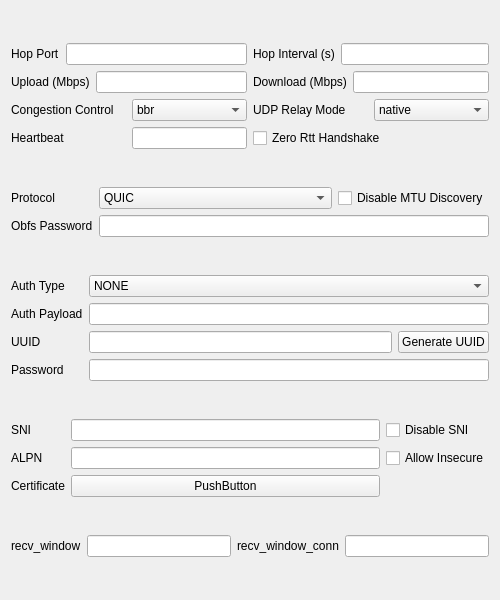
<?xml version="1.0" encoding="UTF-8"?>
<ui version="4.0">
 <class>EditQUIC</class>
 <widget class="QWidget" name="EditQUIC">
  <property name="geometry">
   <rect>
    <x>0</x>
    <y>0</y>
    <width>500</width>
    <height>600</height>
   </rect>
  </property>
  <property name="windowTitle">
   <string notr="true">EditHysteria</string>
  </property>
  <layout class="QVBoxLayout" name="verticalLayout">
   <item>
    <layout class="QGridLayout" name="upBox">
     <item row="1" column="1">
      <layout class="QHBoxLayout" name="downloadMbpsLay">
       <item>
        <widget class="QLabel" name="downloadMbps_l">
         <property name="text">
          <string>Download (Mbps)</string>
         </property>
        </widget>
       </item>
       <item>
        <widget class="MyLineEdit" name="downloadMbps"/>
       </item>
      </layout>
     </item>
     <item row="0" column="0">
      <layout class="QHBoxLayout" name="hopPortLay">
       <item>
        <widget class="QLabel" name="hopPort_l">
         <property name="text">
          <string>Hop Port</string>
         </property>
        </widget>
       </item>
       <item>
        <widget class="MyLineEdit" name="hopPort"/>
       </item>
      </layout>
     </item>
     <item row="2" column="1">
      <layout class="QHBoxLayout" name="udpRelayModeLay">
       <item>
        <widget class="QLabel" name="udpRelayMode_l">
         <property name="text">
          <string>UDP Relay Mode</string>
         </property>
        </widget>
       </item>
       <item>
        <widget class="QComboBox" name="udpRelayMode">
         <item>
          <property name="text">
           <string notr="true">native</string>
          </property>
         </item>
         <item>
          <property name="text">
           <string notr="true">quic</string>
          </property>
         </item>
        </widget>
       </item>
      </layout>
     </item>
     <item row="2" column="0">
      <layout class="QHBoxLayout" name="congestionControlLay">
       <item>
        <widget class="QLabel" name="congestionControl_l">
         <property name="text">
          <string>Congestion Control</string>
         </property>
        </widget>
       </item>
       <item>
        <widget class="QComboBox" name="congestionControl">
         <item>
          <property name="text">
           <string notr="true">bbr</string>
          </property>
         </item>
         <item>
          <property name="text">
           <string notr="true">cubic</string>
          </property>
         </item>
         <item>
          <property name="text">
           <string notr="true">new_reno</string>
          </property>
         </item>
        </widget>
       </item>
      </layout>
     </item>
     <item row="1" column="0">
      <layout class="QHBoxLayout" name="uploadMbpsLay">
       <item>
        <widget class="QLabel" name="uploadMbps_l">
         <property name="text">
          <string>Upload (Mbps)</string>
         </property>
        </widget>
       </item>
       <item>
        <widget class="MyLineEdit" name="uploadMbps"/>
       </item>
      </layout>
     </item>
     <item row="0" column="1">
      <layout class="QHBoxLayout" name="hopIntervalLay">
       <item>
        <widget class="QLabel" name="hopInterval_l">
         <property name="text">
          <string>Hop Interval (s)</string>
         </property>
        </widget>
       </item>
       <item>
        <widget class="MyLineEdit" name="hopInterval"/>
       </item>
      </layout>
     </item>
     <item row="3" column="1">
      <widget class="QCheckBox" name="zeroRttHandshake">
       <property name="text">
        <string>Zero Rtt Handshake</string>
       </property>
      </widget>
     </item>
     <item row="3" column="0">
      <layout class="QHBoxLayout" name="heartbeatLay">
       <item>
        <widget class="QLabel" name="heartbeat_l">
         <property name="text">
          <string>Heartbeat</string>
         </property>
        </widget>
       </item>
       <item>
        <widget class="MyLineEdit" name="heartbeat">
         <property name="sizePolicy">
          <sizepolicy hsizetype="Preferred" vsizetype="Fixed">
           <horstretch>0</horstretch>
           <verstretch>0</verstretch>
          </sizepolicy>
         </property>
        </widget>
       </item>
      </layout>
     </item>
    </layout>
   </item>
   <item>
    <layout class="QGridLayout" name="obfuscation">
     <item row="1" column="1">
      <widget class="MyLineEdit" name="obfsPassword"/>
     </item>
     <item row="1" column="0">
      <widget class="QLabel" name="obfsPassword_l">
       <property name="text">
        <string>Obfs Password</string>
       </property>
      </widget>
     </item>
     <item row="0" column="0">
      <widget class="QLabel" name="protocol_l">
       <property name="text">
        <string>Protocol</string>
       </property>
      </widget>
     </item>
     <item row="0" column="1">
      <layout class="QHBoxLayout" name="horizontalLayout_2">
       <item>
        <widget class="QComboBox" name="protocol">
         <item>
          <property name="text">
           <string notr="true">QUIC</string>
          </property>
         </item>
         <item>
          <property name="text">
           <string notr="true">FakeTCP</string>
          </property>
         </item>
         <item>
          <property name="text">
           <string notr="true">wechat-video</string>
          </property>
         </item>
        </widget>
       </item>
       <item>
        <widget class="QCheckBox" name="disableMtuDiscovery">
         <property name="sizePolicy">
          <sizepolicy hsizetype="Maximum" vsizetype="Fixed">
           <horstretch>0</horstretch>
           <verstretch>0</verstretch>
          </sizepolicy>
         </property>
         <property name="text">
          <string>Disable MTU Discovery</string>
         </property>
        </widget>
       </item>
      </layout>
     </item>
    </layout>
   </item>
   <item>
    <layout class="QGridLayout" name="authentication">
     <item row="2" column="1">
      <widget class="MyLineEdit" name="uuid"/>
     </item>
     <item row="0" column="0">
      <widget class="QLabel" name="authPayloadType_l">
       <property name="sizePolicy">
        <sizepolicy hsizetype="Maximum" vsizetype="Preferred">
         <horstretch>0</horstretch>
         <verstretch>0</verstretch>
        </sizepolicy>
       </property>
       <property name="text">
        <string>Auth Type</string>
       </property>
      </widget>
     </item>
     <item row="1" column="0">
      <widget class="QLabel" name="authPayload_l">
       <property name="sizePolicy">
        <sizepolicy hsizetype="Preferred" vsizetype="Maximum">
         <horstretch>0</horstretch>
         <verstretch>0</verstretch>
        </sizepolicy>
       </property>
       <property name="text">
        <string>Auth Payload</string>
       </property>
      </widget>
     </item>
     <item row="3" column="0">
      <widget class="QLabel" name="password_l">
       <property name="sizePolicy">
        <sizepolicy hsizetype="Preferred" vsizetype="Maximum">
         <horstretch>0</horstretch>
         <verstretch>0</verstretch>
        </sizepolicy>
       </property>
       <property name="text">
        <string>Password</string>
       </property>
      </widget>
     </item>
     <item row="2" column="0">
      <widget class="QLabel" name="uuid_l">
       <property name="sizePolicy">
        <sizepolicy hsizetype="Preferred" vsizetype="Maximum">
         <horstretch>0</horstretch>
         <verstretch>0</verstretch>
        </sizepolicy>
       </property>
       <property name="text">
        <string notr="true">UUID</string>
       </property>
      </widget>
     </item>
     <item row="2" column="2">
      <widget class="QPushButton" name="uuidgen">
       <property name="text">
        <string>Generate UUID</string>
       </property>
      </widget>
     </item>
     <item row="3" column="1" colspan="2">
      <widget class="MyLineEdit" name="password"/>
     </item>
     <item row="1" column="1" colspan="2">
      <widget class="MyLineEdit" name="authPayload"/>
     </item>
     <item row="0" column="1" colspan="2">
      <widget class="QComboBox" name="authPayloadType">
       <item>
        <property name="text">
         <string notr="true">NONE</string>
        </property>
       </item>
       <item>
        <property name="text">
         <string notr="true">STRING</string>
        </property>
       </item>
       <item>
        <property name="text">
         <string notr="true">BASE64</string>
        </property>
       </item>
      </widget>
     </item>
    </layout>
   </item>
   <item>
    <layout class="QGridLayout" name="TLS" rowstretch="0,0,0">
     <item row="2" column="0">
      <widget class="QLabel" name="certificate_l">
       <property name="text">
        <string>Certificate</string>
       </property>
      </widget>
     </item>
     <item row="2" column="1">
      <widget class="QPushButton" name="certificate">
       <property name="text">
        <string notr="true">PushButton</string>
       </property>
      </widget>
     </item>
     <item row="1" column="1">
      <widget class="MyLineEdit" name="alpn"/>
     </item>
     <item row="0" column="2">
      <widget class="QCheckBox" name="disableSni">
       <property name="text">
        <string>Disable SNI</string>
       </property>
      </widget>
     </item>
     <item row="0" column="1">
      <widget class="MyLineEdit" name="sni"/>
     </item>
     <item row="1" column="0">
      <widget class="QLabel" name="alpn_l">
       <property name="text">
        <string notr="true">ALPN</string>
       </property>
      </widget>
     </item>
     <item row="1" column="2">
      <widget class="QCheckBox" name="allowInsecure">
       <property name="text">
        <string>Allow Insecure</string>
       </property>
      </widget>
     </item>
     <item row="2" column="2">
      <spacer name="horizontalSpacer">
       <property name="orientation">
        <enum>Qt::Horizontal</enum>
       </property>
       <property name="sizeType">
        <enum>QSizePolicy::Maximum</enum>
       </property>
       <property name="sizeHint" stdset="0">
        <size>
         <width>40</width>
         <height>20</height>
        </size>
       </property>
      </spacer>
     </item>
     <item row="0" column="0">
      <widget class="QLabel" name="sni_l">
       <property name="text">
        <string>SNI</string>
       </property>
      </widget>
     </item>
    </layout>
   </item>
   <item>
    <layout class="QHBoxLayout" name="flowControlWindow">
     <item>
      <widget class="QLabel" name="streamReceiveWindow_l">
       <property name="text">
        <string notr="true">recv_window</string>
       </property>
      </widget>
     </item>
     <item>
      <widget class="MyLineEdit" name="streamReceiveWindow"/>
     </item>
     <item>
      <widget class="QLabel" name="connectionReceiveWindow_l">
       <property name="text">
        <string notr="true">recv_window_conn</string>
       </property>
      </widget>
     </item>
     <item>
      <widget class="MyLineEdit" name="connectionReceiveWindow"/>
     </item>
    </layout>
   </item>
  </layout>
 </widget>
 <customwidgets>
  <customwidget>
   <class>MyLineEdit</class>
   <extends>QLineEdit</extends>
   <header>ui/widget/MyLineEdit.h</header>
  </customwidget>
 </customwidgets>
 <tabstops>
  <tabstop>hopPort</tabstop>
  <tabstop>hopInterval</tabstop>
  <tabstop>uploadMbps</tabstop>
  <tabstop>downloadMbps</tabstop>
  <tabstop>congestionControl</tabstop>
  <tabstop>udpRelayMode</tabstop>
  <tabstop>heartbeat</tabstop>
  <tabstop>zeroRttHandshake</tabstop>
  <tabstop>protocol</tabstop>
  <tabstop>disableMtuDiscovery</tabstop>
  <tabstop>obfsPassword</tabstop>
  <tabstop>authPayloadType</tabstop>
  <tabstop>authPayload</tabstop>
  <tabstop>uuid</tabstop>
  <tabstop>uuidgen</tabstop>
  <tabstop>password</tabstop>
  <tabstop>sni</tabstop>
  <tabstop>disableSni</tabstop>
  <tabstop>alpn</tabstop>
  <tabstop>allowInsecure</tabstop>
  <tabstop>certificate</tabstop>
  <tabstop>streamReceiveWindow</tabstop>
  <tabstop>connectionReceiveWindow</tabstop>
 </tabstops>
 <resources/>
 <connections/>
</ui>
